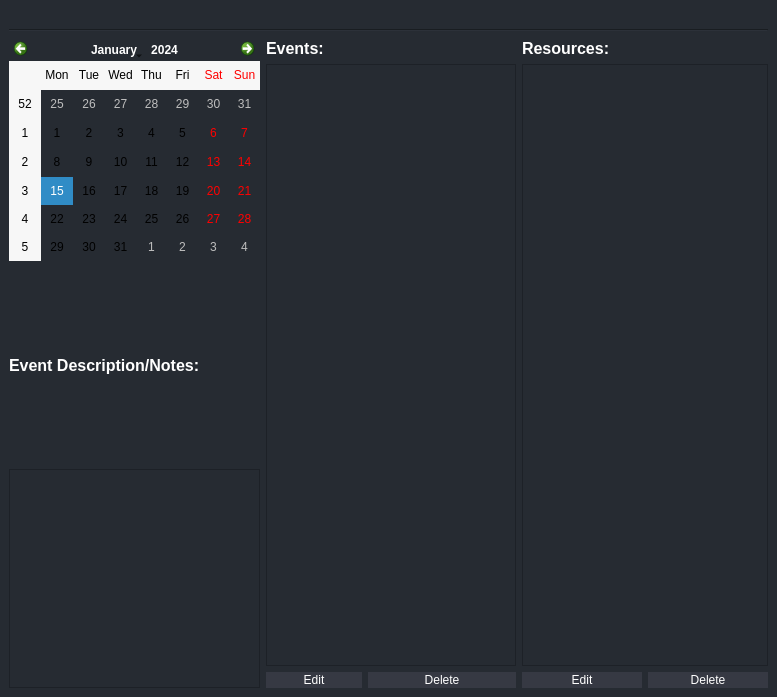
<?xml version="1.0" encoding="UTF-8"?>
<ui version="4.0">
 <class>MainWindow</class>
 <widget class="QMainWindow" name="MainWindow">
  <property name="geometry">
   <rect>
    <x>0</x>
    <y>0</y>
    <width>777</width>
    <height>697</height>
   </rect>
  </property>
  <property name="windowTitle">
   <string>MainWindow</string>
  </property>
  <property name="styleSheet">
   <string notr="true">background-color: rgb(38, 43, 50);</string>
  </property>
  <widget class="QWidget" name="centralwidget">
   <layout class="QGridLayout" name="gridLayout">
    <item row="0" column="0">
     <widget class="QPushButton" name="setting_btn">
      <property name="cursor">
       <cursorShape>PointingHandCursor</cursorShape>
      </property>
      <property name="styleSheet">
       <string notr="true">border: none;</string>
      </property>
      <property name="text">
       <string/>
      </property>
      <property name="icon">
       <iconset resource="icons.qrc">
        <normaloff>:/newPrefix/settings.png</normaloff>:/newPrefix/settings.png</iconset>
      </property>
      <property name="iconSize">
       <size>
        <width>30</width>
        <height>30</height>
       </size>
      </property>
     </widget>
    </item>
    <item row="1" column="0" colspan="7">
     <widget class="Line" name="line">
      <property name="orientation">
       <enum>Qt::Horizontal</enum>
      </property>
     </widget>
    </item>
    <item row="2" column="0" rowspan="2">
     <widget class="QCalendarWidget" name="calendar">
      <property name="styleSheet">
       <string notr="true"/>
      </property>
     </widget>
    </item>
    <item row="2" column="4">
     <spacer name="horizontalSpacer_4">
      <property name="orientation">
       <enum>Qt::Horizontal</enum>
      </property>
      <property name="sizeHint" stdset="0">
       <size>
        <width>66</width>
        <height>20</height>
       </size>
      </property>
     </spacer>
    </item>
    <item row="6" column="1" colspan="2">
     <widget class="QPushButton" name="edit_event_btn">
      <property name="cursor">
       <cursorShape>PointingHandCursor</cursorShape>
      </property>
      <property name="styleSheet">
       <string notr="true">color: rgb(255, 255, 255);
background-color: rgb(54, 57, 67);
border: 1px solid rgb(54, 57, 67);
border-radius: 10px;</string>
      </property>
      <property name="text">
       <string>Edit</string>
      </property>
     </widget>
    </item>
    <item row="2" column="6">
     <widget class="QPushButton" name="add_resource_btn">
      <property name="cursor">
       <cursorShape>PointingHandCursor</cursorShape>
      </property>
      <property name="styleSheet">
       <string notr="true">background: #262b32;
border: none;</string>
      </property>
      <property name="text">
       <string/>
      </property>
      <property name="icon">
       <iconset resource="icons.qrc">
        <normaloff>:/newPrefix/plus.png</normaloff>:/newPrefix/plus.png</iconset>
      </property>
      <property name="iconSize">
       <size>
        <width>30</width>
        <height>30</height>
       </size>
      </property>
     </widget>
    </item>
    <item row="6" column="3" colspan="2">
     <widget class="QPushButton" name="dlt_event_btn">
      <property name="cursor">
       <cursorShape>PointingHandCursor</cursorShape>
      </property>
      <property name="styleSheet">
       <string notr="true">color: rgb(255, 255, 255);
background-color: rgb(54, 57, 67);
border: 1px solid rgb(54, 57, 67);
border-radius: 10px;</string>
      </property>
      <property name="text">
       <string>Delete</string>
      </property>
     </widget>
    </item>
    <item row="3" column="5" rowspan="3" colspan="2">
     <widget class="QListWidget" name="resource"/>
    </item>
    <item row="2" column="1">
     <widget class="QLabel" name="event_label">
      <property name="font">
       <font>
        <pointsize>12</pointsize>
        <weight>75</weight>
        <bold>true</bold>
       </font>
      </property>
      <property name="styleSheet">
       <string notr="true">color: rgb(255, 255, 255);</string>
      </property>
      <property name="text">
       <string>Events:</string>
      </property>
     </widget>
    </item>
    <item row="2" column="2">
     <widget class="QPushButton" name="add_event_btn">
      <property name="cursor">
       <cursorShape>PointingHandCursor</cursorShape>
      </property>
      <property name="styleSheet">
       <string notr="true">background: #262b32;
border: none;</string>
      </property>
      <property name="text">
       <string/>
      </property>
      <property name="icon">
       <iconset resource="icons.qrc">
        <normaloff>:/newPrefix/plus.png</normaloff>:/newPrefix/plus.png</iconset>
      </property>
      <property name="iconSize">
       <size>
        <width>30</width>
        <height>30</height>
       </size>
      </property>
     </widget>
    </item>
    <item row="6" column="5">
     <widget class="QPushButton" name="edit_resource_btn">
      <property name="cursor">
       <cursorShape>PointingHandCursor</cursorShape>
      </property>
      <property name="styleSheet">
       <string notr="true">color: rgb(255, 255, 255);
background-color: rgb(54, 57, 67);
border: 1px solid rgb(54, 57, 67);
border-radius: 10px;</string>
      </property>
      <property name="text">
       <string>Edit</string>
      </property>
     </widget>
    </item>
    <item row="2" column="5">
     <widget class="QLabel" name="resource_label">
      <property name="font">
       <font>
        <pointsize>12</pointsize>
        <weight>75</weight>
        <bold>true</bold>
       </font>
      </property>
      <property name="styleSheet">
       <string notr="true">color: rgb(255, 255, 255);</string>
      </property>
      <property name="text">
       <string>Resources:</string>
      </property>
     </widget>
    </item>
    <item row="6" column="6">
     <widget class="QPushButton" name="dlt_resource_btn">
      <property name="cursor">
       <cursorShape>PointingHandCursor</cursorShape>
      </property>
      <property name="styleSheet">
       <string notr="true">color: rgb(255, 255, 255);
background-color: rgb(54, 57, 67);
border: 1px solid rgb(54, 57, 67);
border-radius: 10px;</string>
      </property>
      <property name="text">
       <string>Delete</string>
      </property>
     </widget>
    </item>
    <item row="5" column="0" rowspan="2">
     <widget class="QTextEdit" name="event_description">
      <property name="readOnly">
       <bool>true</bool>
      </property>
     </widget>
    </item>
    <item row="3" column="1" rowspan="3" colspan="4">
     <widget class="QListWidget" name="event_list"/>
    </item>
    <item row="4" column="0">
     <widget class="QLabel" name="event_des_label">
      <property name="font">
       <font>
        <pointsize>12</pointsize>
        <weight>75</weight>
        <bold>true</bold>
       </font>
      </property>
      <property name="styleSheet">
       <string notr="true">color: rgb(255, 255, 255);</string>
      </property>
      <property name="text">
       <string>Event Description/Notes:</string>
      </property>
     </widget>
    </item>
   </layout>
  </widget>
 </widget>
 <resources>
  <include location="icons.qrc"/>
 </resources>
 <connections/>
</ui>
